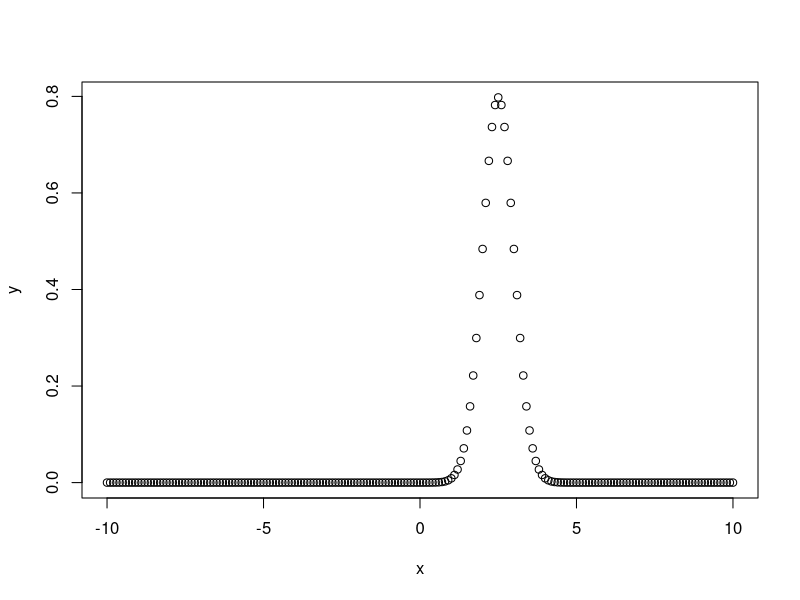
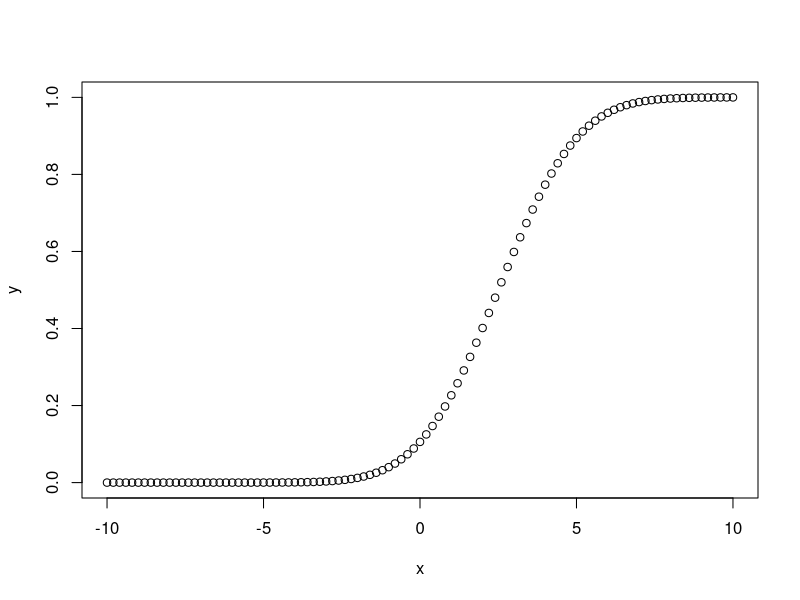
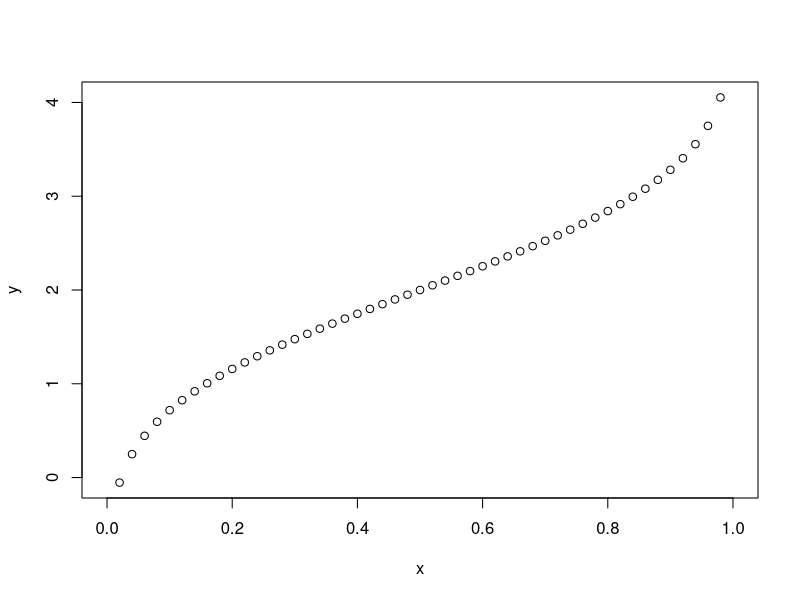
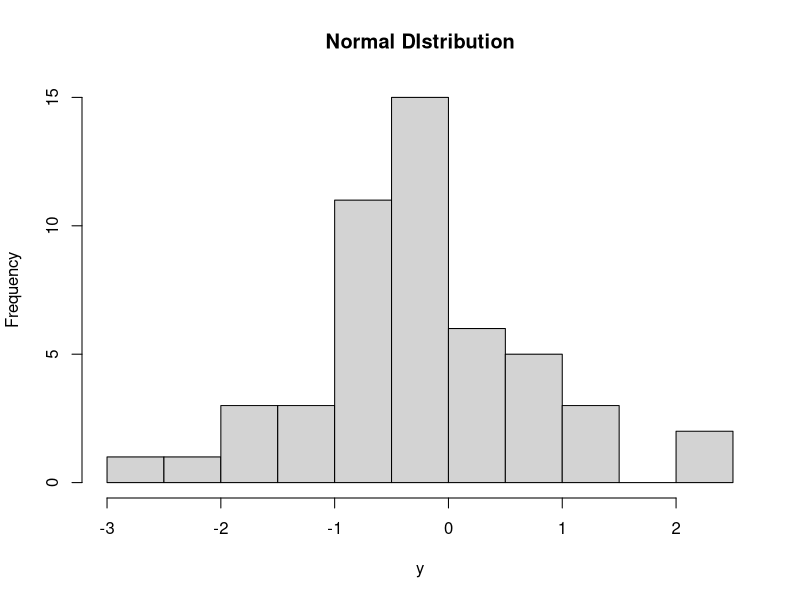

R code for these plots, in order:
ppois(16,lambda = 12)

ppois(16,lambda = 12,lower=F)

rpois(16,lambda = 12)

dpois(16,lambda = 12)

#Normal Distribution
pnorm(84,mean=72,sd=15.2,lower.tail=FALSE)

x <- seq(-10, 10, by = .1)
 y <- dnorm(x, mean = 2.5, sd = 0.5)
 plot(x,y)
 
 x <- seq(-10,10,by = .2)
 y <- pnorm(x, mean = 2.5, sd = 2)
 plot(x,y)

x <- seq(0, 1, by = 0.02)
 y <- qnorm(x, mean = 2, sd = 1)
 plot(x,y)

 y <- rnorm(50)
 hist(y, main = "Normal DIstribution")
 
 
